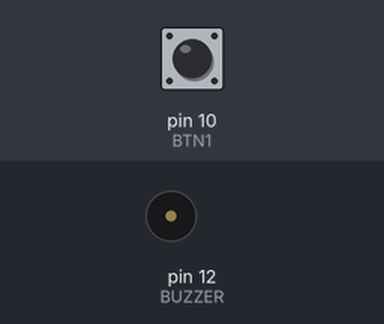
The sketch below on a simulated Arduino Uno, built with avr-gcc and run on an emulated ATmega328P. Parts: buzzer (waves = sounding, pin HIGH). The inputs (shaded band) are chosen by the test bench; at power-on: pin 10 (BTN1) HIGH.

Above: at 5.0 s.
5.1 s: pin 10 (BTN1) pulled LOW for 0.15 s
At 6.0 s:
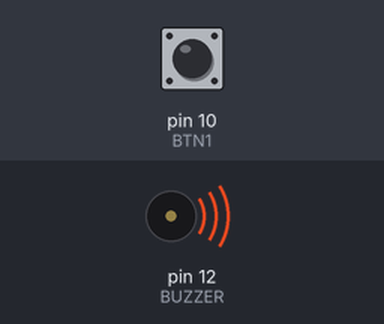
Timing chart, 0 to 8.1 s (numbered marks = the images above; inputs shaded):
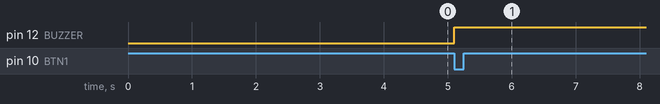

Measured:
- after the input at 5.1 s, pin 12 (BUZZER): LOW → HIGH at once

The sketch:

pcint1.ino
```cpp
#define BUZZER (1 << PB4)
#define BTN1 (1 << PB2)

int main(void){
    DDRB |= BUZZER;
  	PORTB = BTN1;//pull-up

    PORTB &= ~BUZZER;

    PCICR = (1 << PCIE0);//habilita interrupção no portal B
    PCMSK0 = BTN1;

    sei();

    for(;;){

    }

}

ISR(PCINT0_vect){
    PORTB |= BUZZER;
}
```

interrupcao1.c
```cpp
#define LIGA (1 << PD2) //INT0
#define DESLIGA (1 << PD3) //INT1
#define LED (1 << PB0)

int main(){
  DDRB = LED;
  PORTD |= DESLIGA;

  //declar modo de funcionamento da INT0 (PD2) rising edge
  EICRA = (1 << ISC01) + (1 << ISC00);

  //habilita o uso do INT0
  EIMSK = (1 <<INT0);

  //start external interupt
  sei();

  //começar LED desativado
  PORTB &= ~LED;

    for(;;){
      //PORTB &= ~LED;


      /*
      short int botao;
      botao = PIND & BOTAO;

      if(botao == BOTAO)
        PORTB |= LED;
      else
        PORTB &= ~LED;
        */
    }
}

//o que acontece se a interrupção INT0 for gerada
ISR(INT0_vect){
  PORTB |= LED;
}
```

interrupcao2.c
```cpp
#define LIGA (1<<PD2) //INT0
#define DESLIGA (1<<PD3) //INT1
#define LED (1<<PB0)

int main(){

    DDRB = LED;
    PORTD |= DESLIGA;

    //Declarar o modo de funcionamento da INT1 E INT0
    EICRA = (1<<ISC11) + (1<<ISC10) + (1<<ISC01) + (1<<ISC00);
    //Habilitar a interrupção INT0
    EIMSK = (1 << INT0) + (1 << INT1);

    PORTB &= ~LED;


    //Utilizei interrupção? Se sim, COLOQUE "sei();"
    sei();

    for(;;){

    }
}

//O que acontece se a interrupção INT0 for gerada?
ISR(INT0_vect){
    PORTB |= LED;
}
ISR(INT1_vect){
    PORTB &= ~LED;
}
```

mascaras1.c
```cpp
/*
Configurações padrão Arduino IDE
PB0 = 0
PB1 = 1
PB2 = 2
PB3 = 3
PB4 = 4
PB5 = 5
PB6 = 6
PB7 = 7
*/

//inclusão de bibliotecas

//declaração de constantes
#define BOMBA (1 << PB0)
#define LIGA (1 << PC0)
#define DESLIGA (1 << PC1)
#define CHAVE (1 << PD3)
#define BAIXO (1 << PD4)
#define ALTO (1 << PD5)

//declaraao de var global

//declaração de funções

int main(void){
    //direção pinos (utiliza apenas os portais de saida)
    DDRB = BOMBA;

    //configurar os resistores de pull-up para botões q ativam GND
    PORTC = DESLIGA;

    //desligar saídas que precisam comecar desligadas
    PORTB &= ~BOMBA;

    for(;;){
        //LEITURA DA CHAVE
        short int chave;
        chave = PIND & CHAVE;

        //VERIFICAR SE CHAVE ESTA NO MODO MANUAL
        if(chave == CHAVE){
            //LEITURA DA CHAVE
            short int desliga;
            desliga = PINC & DESLIGA;

            //DESLIGAR BOMBA
            if(!(desliga == DESLIGA))
                PORTB &= BOMBA;

            //LEITURA BOTAO LIGA
            short int liga;
            liga = PINC & LIGA;

            //LIGAR BOMBA
            if(liga == LIGA)
                PORTB |= BOMBA;
        }
        else{
            //Leitura dos Sensores Baixo (PD4) e Alto (PD5)
            short int baixo, alto;
            baixo = PIND & BAIXO;
            alto = PIND & ALTO;

            if((baixo == BAIXO) && (alto == ALTO))
                PORTB &= ~BOMBA;//DESLIGAR BOMBA

            else if((baixo == 0) && (alto == 0))//ambos desativados, ligar bomba
                PORTB |= BOMBA;//LIGAR BOMBA
        }


    }
}
```

mascaras2.c
```cpp
//Inclusão de Bibliotecas

//Declaração de Constantes
#define BOMBA (1<<PB0)
#define LIGA (1<<PC0)
#define DESLIGA (1<<PC1)
#define CHAVE (1<<PD3)
#define BAIXO (1<<PD4)
#define ALTO (1<<PD5)

//Declaração de Variável Global

//Declaração de Funções

int main(){
  //Configurar a direção dos pinos
  DDRB = BOMBA; //PB0 declarado como saída
  //DDRC
  //DDRD

  //Configurar os Resistores de Pull-up
  //PORTB
  PORTC = DESLIGA; //PC1 com resistor de pull-up habilitado
  //PORTD

  //Desligar as saídas que precisam começar desligadas
  PORTB &= ~BOMBA;

  for(;;){
    //Leitura da Chave (PD3)
    short int chave;
    chave = PIND & CHAVE; //Realiza a leitura da chave

    //Verificar se está no modo manual
    if(chave == CHAVE){ //Chave no modo manual
      //Leitura do Botão Desliga (PC1)
      short int desliga;
      desliga = PINC & DESLIGA;

      if(!(desliga == DESLIGA))
        PORTB &= ~BOMBA; //Desligar a bomba

      //Leitura do Botão Liga (PC0)
      short int liga;
      liga = PINC & LIGA;

      if(liga == LIGA)
        PORTB |= BOMBA; //Ligar a bomba

    }
    else{ //Chave no modo automático

      //Leitura dos Sensores Baixo (PD4) e Alto (PD5)
      short int baixo, alto;
      baixo = PIND & BAIXO;
      alto = PIND & ALTO;

      if((baixo == BAIXO) && (alto == ALTO)) //Ambos ativados
        PORTB &= ~BOMBA; //Desligar a bomba

      else if((!(baixo == BAIXO)) && (!(alto == ALTO))) //Ambos desativados
        PORTB |= BOMBA; //Ligar a bomba
    }
  }
}
```

registradores.c
```cpp
/*
chave seletora: PD3
botao liga: PC0
botao desliga: PC1
sensor_baixo: PD4
sensor_alto: PD5
bomba: PB0
*/
//------------------------------------------------------------
//inclusão de bibliotecas

//declaração de constantes

//declaraao de var global

//declaração de funções

int main(){
    //direção pinos (utiliza apenas os portais de saida)
    DDRB = 0b00000001; //PB0 como saída
    //DDRC
    //DDRD

    //configurar os resistores de pull-up para botões q ativam GND
    //PORTB =
    PORTC = 0b00000010; //PC com resistor de pull-up habilitado
    //PORTD

    //desligar saídas que precisam comecar desligadas
    PORTB = 0b00000000;

    for(;;){
        //leitura de entrada da chave PD3
        short int chave;
        chave = PIND & 0b00001000; //zerar posições, exceto posicao da chave e realiza leitura

        //verificar se esta no modo manual
        if(chave == 0b00001000){
            //leitura do botao desliga PC1
            short int desliga;
            desliga = PINC & 0b0000010;

            if(desliga == 0b00000000){
                PORTB = 0b00000000;
            }

            //leitura botao liga PC0
            short int liga;
            liga = PINC & 0b00000001;

            if(liga == 0b00000001){
                PORTB = 0b00000001;//ligar bomba
            }
        }
        //chave modo automatico
        else{
            //leitura dos sensores
            short int baixo, alto; //PD4 e PD5, respectivamente
            baixo = PIND & 0b00010000;
            alto = PIND & 0b00100000;

            if((baixo == 0b000100000) && (alto == 0b00100000)) //ambos ativados, deve desligar
                PORTB = 0b00000000;
            else if((baixo == 0) && (alto == 0))//ambos desativados, ligar bomba
                PORTB = 0b00000001;
        }
    }
}
```
